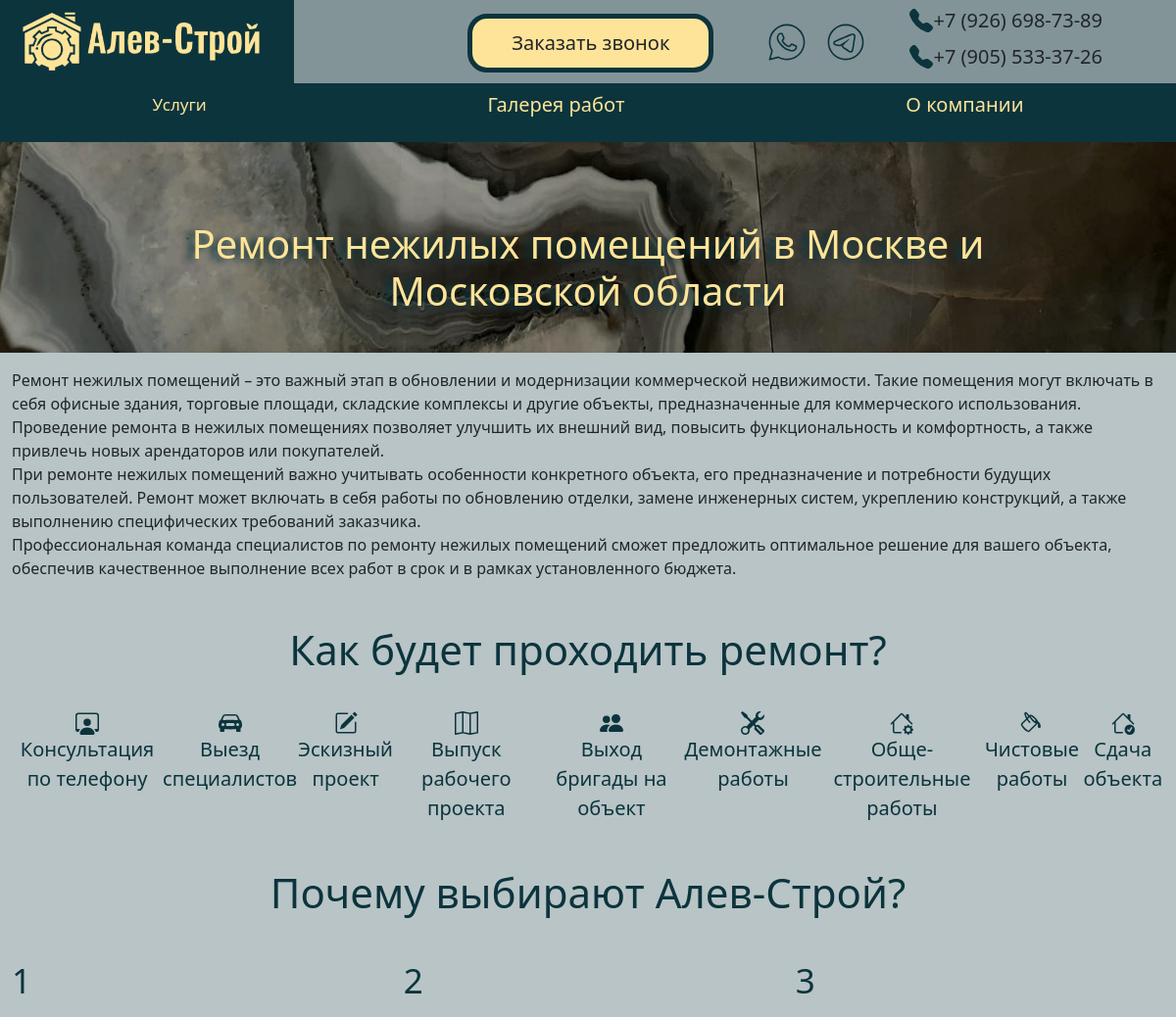
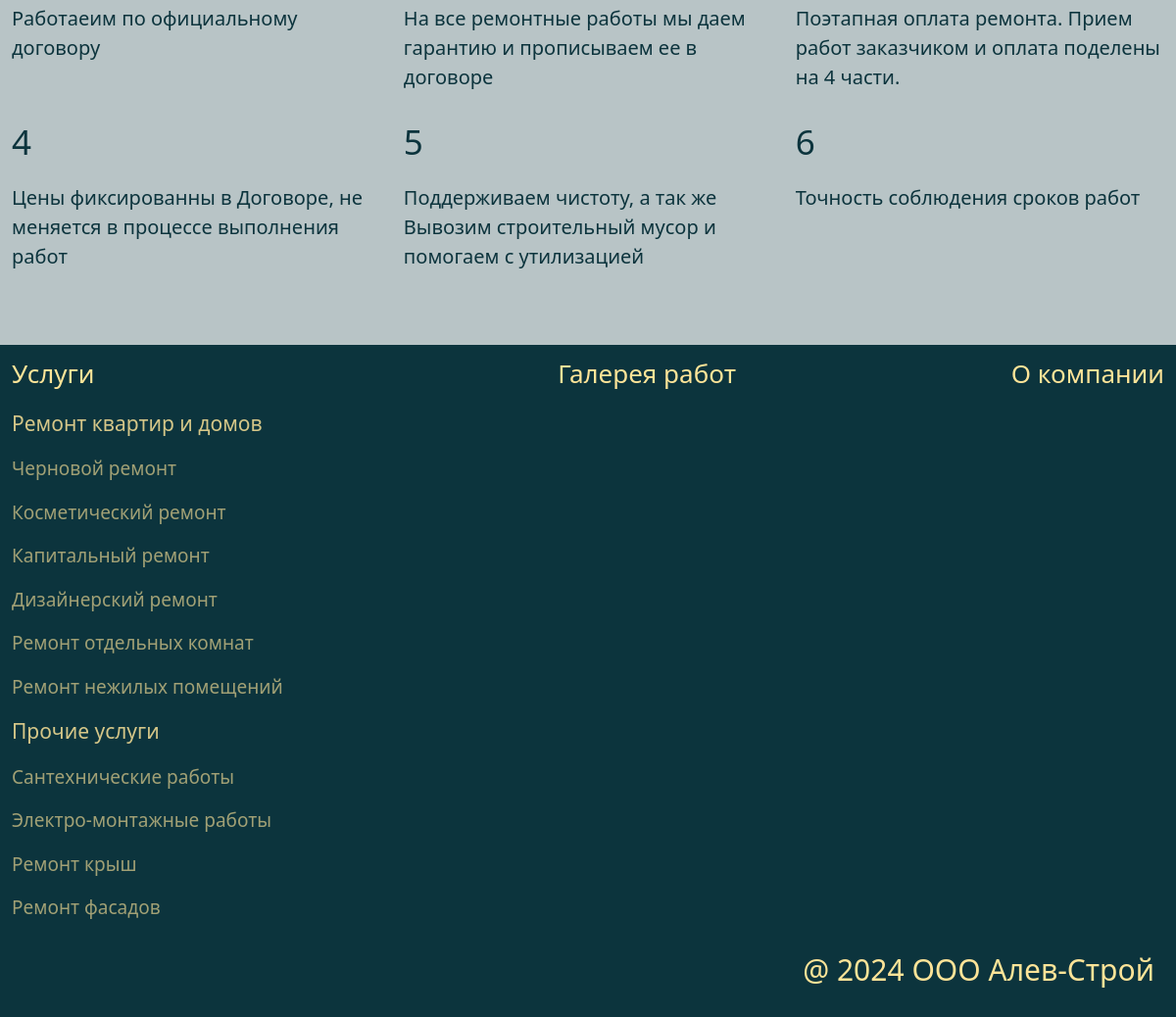
Screenshot of /other/rem_nejil with the database file from the repository (2 pictures, top to bottom).
### alev/models.py (models this page shows, shortened)
class Other(models.Model):
    slug = models.SlugField()
    titel = models.CharField(max_length=120, null=True)
    text = models.TextField(verbose_name='Текст', null=True)
    class Meta:
        verbose_name = 'Прочие услуги',
        verbose_name_plural = 'Прочие услуги'

### alev/views.py (the view, shortened to what this page needs)
# urls.py: path('other/<slug>', views.Other.as_view(), name='other'),
class Other(FormMixin, DetailView):
    model = Other
    template_name = 'alev/other.html'
    form_class = CallForm
    context_object_name = 'other'
    def get_context_data(self, *, object_list=None, **kwargs):
        queryset = kwargs.pop('object_list', None)
        if queryset is None:
            self.object_list = self.model.objects.all()
        context = super(Other, self).get_context_data(**kwargs)
        context['title'] = 'Алев-Строй'
        return context

### alev/templates/alev/other.html (shortened to what this page needs)
{% extends 'alev/baze.html' %}
{% block content %}
<div class="page_h1">
<h1 class="page_rem">{{ other.titel }} в Москве и Московской области</h1>
</div>
<div class="container-xxl">
    <p>{{ other.text|linebreaks }}</p>
</div>
{% endblock %}

### alev/static/alev/main.css (style rules this page uses)
body { background-color: rgba(12, 52, 61, 0.29); }
.page_h1 { background-image: url("/static/alev/index.jpeg"); background-repeat: no-repeat; background-size: 100%; background-position: bottom; height: 215px; }
.page_rem { text-align: center; padding: 80px; color: #fee498; text-shadow: -7px 2px 7px #0c343d; }

### rows the page displays
Other: titel "Ремонт нежилых помещений", text "Ремонт нежилых помещений – это важный этап в обновлении и модернизации коммерческой недвижимости. Такие помещения могут включать в себя офисные здания, торговые площади, складские комплексы и другие объекты, предназначенные для коммерческого использования. Проведение ремонта в нежилых помещениях позволяет улучшить их внешний вид, повысить функциональность и комфортность, а также привлечь новых арендаторов или покупателей. При ремонте нежилых помещений важно учитывать особенности конкретного объекта, его предназначение и потребности будущих пользователей. Ремонт может включать в себя работы по обновлению отделки, замене инженерных систем, укреплению конструкций, а также выполнению…"
